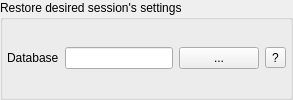
           <widget class="QGroupBox" name="session_group_3">
            <property name="sizePolicy">
             <sizepolicy hsizetype="Preferred" vsizetype="Maximum">
              <horstretch>0</horstretch>
              <verstretch>0</verstretch>
             </sizepolicy>
            </property>
            <property name="styleSheet">
             <string notr="true">QGroupBox#session_group_3 {
    background-color: rgb(245, 245, 245);
    border: 1px solid rgb(210, 210, 210);
    border-radius: 6px;
    margin-top: 4px;
    padding-top: 6px;
}
QGroupBox#session_group_3::title {
    subcontrol-origin: margin;
    left: 10px;
    padding: 0 4px 0 4px;
}</string>
            </property>
            <property name="title">
             <string>Restore desired session's settings</string>
            </property>
            <layout class="QVBoxLayout" name="verticalLayout_31">
             <property name="leftMargin">
              <number>4</number>
             </property>
             <property name="topMargin">
              <number>4</number>
             </property>
             <property name="rightMargin">
              <number>4</number>
             </property>
             <property name="bottomMargin">
              <number>4</number>
             </property>
             <item>
              <layout class="QHBoxLayout" name="database_dir_layout_3">
               <item>
                <widget class="QLabel" name="label_31">
                 <property name="text">
                  <string>Database</string>
                 </property>
                </widget>
               </item>
               <item>
                <widget class="QLineEdit" name="session_database_3">
                 <property name="maximumSize">
                  <size>
                   <width>500</width>
                   <height>16777215</height>
                  </size>
                 </property>
                </widget>
               </item>
               <item>
                <widget class="QPushButton" name="pushButton_11">
                 <property name="sizePolicy">
                  <sizepolicy hsizetype="Fixed" vsizetype="Fixed">
                   <horstretch>0</horstretch>
                   <verstretch>0</verstretch>
                  </sizepolicy>
                 </property>
                 <property name="text">
                  <string>...</string>
                 </property>
                </widget>
               </item>
               <item>
                <widget class="QToolButton" name="session_settings_tooltip">
                 <property name="toolTip">
                  <string>&lt;html&gt;&lt;head/&gt;&lt;body&gt;&lt;p&gt;If you do not load a previous session, all correction data, selected device lists, correction parameters, and other session data are saved in the specified directory.&lt;/p&gt;&lt;p&gt;Loading session settings restores the device selections and correction parameters and loads the same response matrix data.&lt;/p&gt;&lt;/body&gt;&lt;/html&gt;</string>
                 </property>
                 <property name="text">
                  <string>?</string>
                 </property>
                </widget>
               </item>
              </layout>
             </item>
            </layout>
           </widget>
